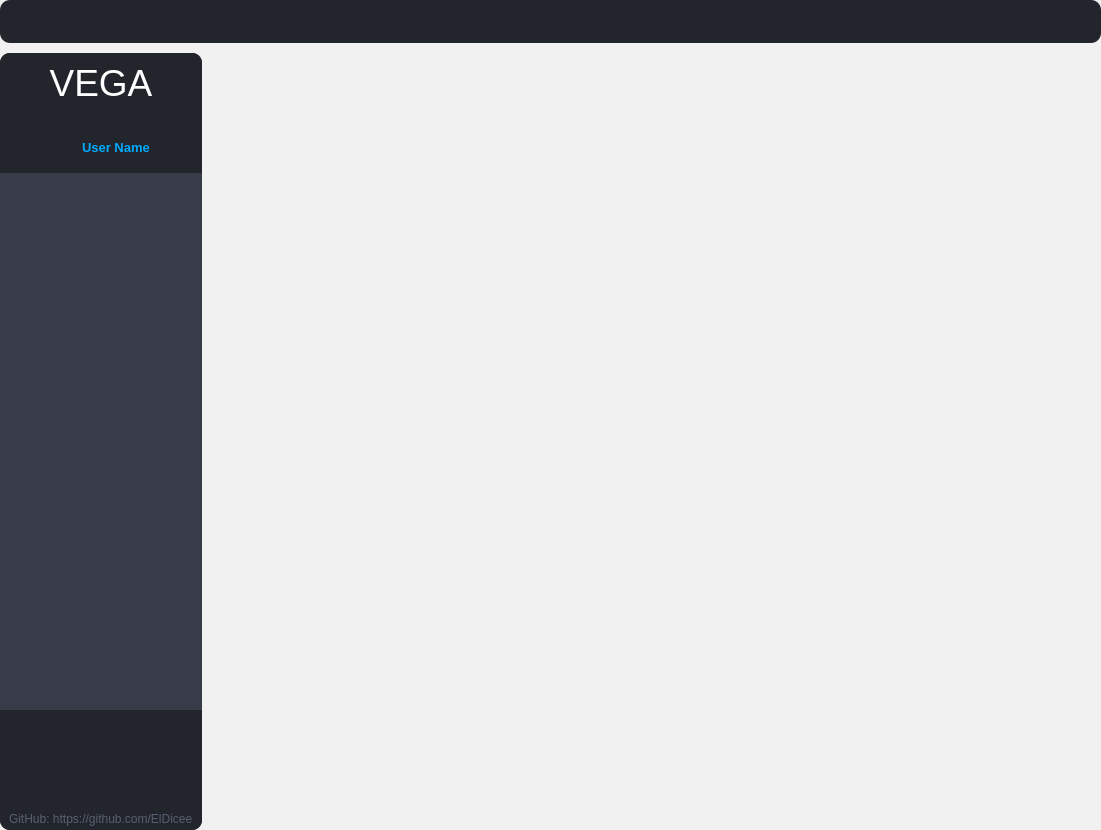
<?xml version="1.0" encoding="UTF-8"?>
<ui version="4.0">
 <class>MainWindow</class>
 <widget class="QMainWindow" name="MainWindow">
  <property name="geometry">
   <rect>
    <x>0</x>
    <y>0</y>
    <width>1101</width>
    <height>830</height>
   </rect>
  </property>
  <property name="sizePolicy">
   <sizepolicy hsizetype="Expanding" vsizetype="Expanding">
    <horstretch>0</horstretch>
    <verstretch>0</verstretch>
   </sizepolicy>
  </property>
  <property name="windowTitle">
   <string>MainWindow</string>
  </property>
  <widget class="QWidget" name="centralwidget">
   <property name="sizePolicy">
    <sizepolicy hsizetype="Expanding" vsizetype="Expanding">
     <horstretch>0</horstretch>
     <verstretch>0</verstretch>
    </sizepolicy>
   </property>
   <property name="styleSheet">
    <string notr="true">QWidget#centralwidget{
border-radius:10px;
background-color: rgba(255, 255, 255, 30);
}</string>
   </property>
   <layout class="QVBoxLayout" name="verticalLayout">
    <property name="spacing">
     <number>10</number>
    </property>
    <property name="leftMargin">
     <number>0</number>
    </property>
    <property name="topMargin">
     <number>0</number>
    </property>
    <property name="rightMargin">
     <number>0</number>
    </property>
    <property name="bottomMargin">
     <number>0</number>
    </property>
    <item>
     <widget class="QWidget" name="topbar" native="true">
      <property name="sizePolicy">
       <sizepolicy hsizetype="Expanding" vsizetype="Fixed">
        <horstretch>0</horstretch>
        <verstretch>0</verstretch>
       </sizepolicy>
      </property>
      <property name="minimumSize">
       <size>
        <width>947</width>
        <height>43</height>
       </size>
      </property>
      <property name="maximumSize">
       <size>
        <width>16777215</width>
        <height>43</height>
       </size>
      </property>
      <property name="styleSheet">
       <string notr="true">background-color: rgb(34, 37, 44);
border-radius: 10px;
</string>
      </property>
     </widget>
    </item>
    <item>
     <widget class="QWidget" name="contentWidg" native="true">
      <property name="sizePolicy">
       <sizepolicy hsizetype="Expanding" vsizetype="Expanding">
        <horstretch>0</horstretch>
        <verstretch>0</verstretch>
       </sizepolicy>
      </property>
      <layout class="QHBoxLayout" name="horizontalLayout">
       <property name="spacing">
        <number>4</number>
       </property>
       <property name="leftMargin">
        <number>0</number>
       </property>
       <property name="topMargin">
        <number>0</number>
       </property>
       <property name="rightMargin">
        <number>0</number>
       </property>
       <property name="bottomMargin">
        <number>0</number>
       </property>
       <item>
        <widget class="QWidget" name="slideWidg" native="true">
         <property name="sizePolicy">
          <sizepolicy hsizetype="Maximum" vsizetype="Preferred">
           <horstretch>0</horstretch>
           <verstretch>0</verstretch>
          </sizepolicy>
         </property>
         <property name="minimumSize">
          <size>
           <width>0</width>
           <height>0</height>
          </size>
         </property>
         <property name="maximumSize">
          <size>
           <width>240</width>
           <height>16777215</height>
          </size>
         </property>
         <layout class="QVBoxLayout" name="verticalLayout_2">
          <property name="spacing">
           <number>0</number>
          </property>
          <property name="leftMargin">
           <number>0</number>
          </property>
          <property name="topMargin">
           <number>0</number>
          </property>
          <property name="rightMargin">
           <number>0</number>
          </property>
          <property name="bottomMargin">
           <number>0</number>
          </property>
          <item>
           <widget class="QWidget" name="widget_5" native="true">
            <property name="sizePolicy">
             <sizepolicy hsizetype="Expanding" vsizetype="Expanding">
              <horstretch>0</horstretch>
              <verstretch>0</verstretch>
             </sizepolicy>
            </property>
            <property name="minimumSize">
             <size>
              <width>0</width>
              <height>120</height>
             </size>
            </property>
            <property name="maximumSize">
             <size>
              <width>240</width>
              <height>120</height>
             </size>
            </property>
            <property name="styleSheet">
             <string notr="true">background-color: rgb(34, 37, 44);
border-top-left-radius: 10px;
border-top-right-radius: 10px;</string>
            </property>
            <layout class="QVBoxLayout" name="verticalLayout_3">
             <property name="spacing">
              <number>0</number>
             </property>
             <property name="leftMargin">
              <number>0</number>
             </property>
             <property name="topMargin">
              <number>0</number>
             </property>
             <property name="rightMargin">
              <number>0</number>
             </property>
             <property name="bottomMargin">
              <number>0</number>
             </property>
             <item>
              <widget class="QWidget" name="widget_4" native="true">
               <layout class="QHBoxLayout" name="horizontalLayout_6">
                <item>
                 <widget class="QLabel" name="VegaImg">
                  <property name="font">
                   <font>
                    <pointsize>28</pointsize>
                    <bold>false</bold>
                   </font>
                  </property>
                  <property name="styleSheet">
                   <string notr="true">color: rgb(255, 255, 255);
</string>
                  </property>
                  <property name="text">
                   <string>VEGA</string>
                  </property>
                  <property name="scaledContents">
                   <bool>true</bool>
                  </property>
                  <property name="alignment">
                   <set>Qt::AlignCenter</set>
                  </property>
                 </widget>
                </item>
               </layout>
              </widget>
             </item>
             <item alignment="Qt::AlignHCenter">
              <widget class="QWidget" name="name_container" native="true">
               <property name="sizePolicy">
                <sizepolicy hsizetype="Expanding" vsizetype="Preferred">
                 <horstretch>0</horstretch>
                 <verstretch>0</verstretch>
                </sizepolicy>
               </property>
               <property name="minimumSize">
                <size>
                 <width>0</width>
                 <height>0</height>
                </size>
               </property>
               <layout class="QHBoxLayout" name="horizontalLayout_3">
                <property name="spacing">
                 <number>0</number>
                </property>
                <property name="leftMargin">
                 <number>0</number>
                </property>
                <property name="rightMargin">
                 <number>0</number>
                </property>
                <property name="bottomMargin">
                 <number>0</number>
                </property>
                <item alignment="Qt::AlignHCenter|Qt::AlignVCenter">
                 <widget class="QWidget" name="widget" native="true">
                  <layout class="QHBoxLayout" name="horizontalLayout_4">
                   <item>
                    <widget class="QLabel" name="label">
                     <property name="sizePolicy">
                      <sizepolicy hsizetype="Expanding" vsizetype="Preferred">
                       <horstretch>0</horstretch>
                       <verstretch>0</verstretch>
                      </sizepolicy>
                     </property>
                     <property name="minimumSize">
                      <size>
                       <width>25</width>
                       <height>25</height>
                      </size>
                     </property>
                     <property name="maximumSize">
                      <size>
                       <width>25</width>
                       <height>25</height>
                      </size>
                     </property>
                     <property name="styleSheet">
                      <string notr="true">image: url(:/icons_w/res/feather (1)/user.svg);</string>
                     </property>
                     <property name="text">
                      <string/>
                     </property>
                     <property name="textFormat">
                      <enum>Qt::PlainText</enum>
                     </property>
                     <property name="scaledContents">
                      <bool>true</bool>
                     </property>
                    </widget>
                   </item>
                   <item>
                    <widget class="QLabel" name="UI_usernameLabel">
                     <property name="sizePolicy">
                      <sizepolicy hsizetype="Expanding" vsizetype="Preferred">
                       <horstretch>0</horstretch>
                       <verstretch>0</verstretch>
                      </sizepolicy>
                     </property>
                     <property name="font">
                      <font>
                       <pointsize>10</pointsize>
                       <bold>true</bold>
                      </font>
                     </property>
                     <property name="styleSheet">
                      <string notr="true">color: rgb(0, 170, 255);</string>
                     </property>
                     <property name="text">
                      <string>User Name</string>
                     </property>
                    </widget>
                   </item>
                  </layout>
                 </widget>
                </item>
               </layout>
              </widget>
             </item>
            </layout>
           </widget>
          </item>
          <item>
           <widget class="QScrollArea" name="scrollArea">
            <property name="sizePolicy">
             <sizepolicy hsizetype="Expanding" vsizetype="Expanding">
              <horstretch>0</horstretch>
              <verstretch>0</verstretch>
             </sizepolicy>
            </property>
            <property name="autoFillBackground">
             <bool>true</bool>
            </property>
            <property name="styleSheet">
             <string notr="true">QScrollArea {
    background-color: rgb(56, 60, 72);
}

QScrollBar:vertical {
    width: 12px;
	background-color: rgb(56, 60, 72);
}

QScrollBar:horizontal {
    width: 12px;
	background-color: rgb(56, 60, 72);
}

QScrollBar::handle:vertical {
    background: #AAAAAA;
	background-color: rgb(230, 230, 230);
	border-radius: 5px;
}

QScrollBar::handle:horizontal {
    background: #AAAAAA;
	background-color: rgb(230, 230, 230);
	border-radius: 5px;
}

QScrollBar::add-line:vertical,
QScrollBar::sub-line:vertical {
    height: 12px;
    background: none;
}

QScrollBar::add-page:vertical,
QScrollBar::sub-page:vertical {
    background: none;
}
QScrollBar::add-page:horizontal,
QScrollBar::sub-page:horizontal {
    background: none;
}

</string>
            </property>
            <property name="frameShape">
             <enum>QFrame::NoFrame</enum>
            </property>
            <property name="frameShadow">
             <enum>QFrame::Plain</enum>
            </property>
            <property name="lineWidth">
             <number>0</number>
            </property>
            <property name="sizeAdjustPolicy">
             <enum>QAbstractScrollArea::AdjustToContents</enum>
            </property>
            <property name="widgetResizable">
             <bool>true</bool>
            </property>
            <property name="alignment">
             <set>Qt::AlignHCenter|Qt::AlignTop</set>
            </property>
            <widget class="QWidget" name="scrollAreaWidgetContents">
             <property name="geometry">
              <rect>
               <x>0</x>
               <y>0</y>
               <width>207</width>
               <height>537</height>
              </rect>
             </property>
             <property name="sizePolicy">
              <sizepolicy hsizetype="Preferred" vsizetype="Ignored">
               <horstretch>0</horstretch>
               <verstretch>0</verstretch>
              </sizepolicy>
             </property>
             <property name="styleSheet">
              <string notr="true">background-color: rgb(56, 60, 72);</string>
             </property>
             <layout class="QVBoxLayout" name="verticalLayout_4">
              <property name="spacing">
               <number>0</number>
              </property>
              <property name="leftMargin">
               <number>0</number>
              </property>
              <property name="topMargin">
               <number>0</number>
              </property>
              <property name="rightMargin">
               <number>0</number>
              </property>
              <property name="bottomMargin">
               <number>0</number>
              </property>
             </layout>
            </widget>
           </widget>
          </item>
          <item>
           <widget class="QWidget" name="widget_7" native="true">
            <property name="sizePolicy">
             <sizepolicy hsizetype="Expanding" vsizetype="Fixed">
              <horstretch>0</horstretch>
              <verstretch>0</verstretch>
             </sizepolicy>
            </property>
            <property name="minimumSize">
             <size>
              <width>0</width>
              <height>120</height>
             </size>
            </property>
            <property name="maximumSize">
             <size>
              <width>240</width>
              <height>120</height>
             </size>
            </property>
            <property name="styleSheet">
             <string notr="true">background-color: rgb(34, 37, 44);
border-bottom-left-radius: 10px;
border-bottom-right-radius: 10px;
</string>
            </property>
            <layout class="QVBoxLayout" name="verticalLayout_5">
             <property name="spacing">
              <number>0</number>
             </property>
             <property name="leftMargin">
              <number>0</number>
             </property>
             <property name="topMargin">
              <number>0</number>
             </property>
             <property name="rightMargin">
              <number>0</number>
             </property>
             <property name="bottomMargin">
              <number>0</number>
             </property>
             <item>
              <widget class="QWidget" name="widget_3" native="true">
               <layout class="QHBoxLayout" name="horizontalLayout_5">
                <item>
                 <widget class="QPushButton" name="pushButton">
                  <property name="minimumSize">
                   <size>
                    <width>0</width>
                    <height>50</height>
                   </size>
                  </property>
                  <property name="maximumSize">
                   <size>
                    <width>50</width>
                    <height>50</height>
                   </size>
                  </property>
                  <property name="styleSheet">
                   <string notr="true">QPushButton{
border-radius: 12px;
}

QPushButton:hover{
	background-color: rgb(126, 135, 162);
}</string>
                  </property>
                  <property name="text">
                   <string/>
                  </property>
                  <property name="icon">
                   <iconset>
                    <normaloff>:/icons_w/res/feather (1)/user.svg</normaloff>:/icons_w/res/feather (1)/user.svg</iconset>
                  </property>
                  <property name="iconSize">
                   <size>
                    <width>32</width>
                    <height>32</height>
                   </size>
                  </property>
                 </widget>
                </item>
                <item>
                 <widget class="QPushButton" name="pushButton_2">
                  <property name="minimumSize">
                   <size>
                    <width>0</width>
                    <height>50</height>
                   </size>
                  </property>
                  <property name="maximumSize">
                   <size>
                    <width>50</width>
                    <height>50</height>
                   </size>
                  </property>
                  <property name="styleSheet">
                   <string notr="true">QPushButton{
border-radius: 12px;
}

QPushButton:hover{
	background-color: rgb(126, 135, 162);
}</string>
                  </property>
                  <property name="text">
                   <string/>
                  </property>
                  <property name="icon">
                   <iconset>
                    <normaloff>:/icons_w/res/feather (1)/gitlab.svg</normaloff>:/icons_w/res/feather (1)/gitlab.svg</iconset>
                  </property>
                  <property name="iconSize">
                   <size>
                    <width>32</width>
                    <height>32</height>
                   </size>
                  </property>
                 </widget>
                </item>
                <item>
                 <widget class="QPushButton" name="pushButton_3">
                  <property name="minimumSize">
                   <size>
                    <width>0</width>
                    <height>50</height>
                   </size>
                  </property>
                  <property name="maximumSize">
                   <size>
                    <width>50</width>
                    <height>50</height>
                   </size>
                  </property>
                  <property name="styleSheet">
                   <string notr="true">QPushButton{
border-radius: 12px;
}

QPushButton:hover{
	background-color: rgb(126, 135, 162);
}</string>
                  </property>
                  <property name="text">
                   <string/>
                  </property>
                  <property name="icon">
                   <iconset>
                    <normaloff>:/icons_w/res/feather (1)/settings.svg</normaloff>:/icons_w/res/feather (1)/settings.svg</iconset>
                  </property>
                  <property name="iconSize">
                   <size>
                    <width>32</width>
                    <height>32</height>
                   </size>
                  </property>
                 </widget>
                </item>
               </layout>
              </widget>
             </item>
             <item>
              <widget class="QWidget" name="widget_2" native="true">
               <property name="minimumSize">
                <size>
                 <width>0</width>
                 <height>30</height>
                </size>
               </property>
               <property name="maximumSize">
                <size>
                 <width>16777215</width>
                 <height>30</height>
                </size>
               </property>
               <layout class="QHBoxLayout" name="horizontalLayout_2">
                <item alignment="Qt::AlignHCenter|Qt::AlignVCenter">
                 <widget class="QLabel" name="label_2">
                  <property name="sizePolicy">
                   <sizepolicy hsizetype="Expanding" vsizetype="Fixed">
                    <horstretch>0</horstretch>
                    <verstretch>0</verstretch>
                   </sizepolicy>
                  </property>
                  <property name="minimumSize">
                   <size>
                    <width>0</width>
                    <height>20</height>
                   </size>
                  </property>
                  <property name="styleSheet">
                   <string notr="true">color: rgb(87, 95, 113);</string>
                  </property>
                  <property name="text">
                   <string>GitHub: https://github.com/ElDicee</string>
                  </property>
                 </widget>
                </item>
               </layout>
              </widget>
             </item>
            </layout>
           </widget>
          </item>
         </layout>
        </widget>
       </item>
       <item>
        <widget class="QStackedWidget" name="canvas">
         <property name="sizePolicy">
          <sizepolicy hsizetype="Expanding" vsizetype="Expanding">
           <horstretch>0</horstretch>
           <verstretch>0</verstretch>
          </sizepolicy>
         </property>
         <property name="minimumSize">
          <size>
           <width>300</width>
           <height>300</height>
          </size>
         </property>
         <property name="styleSheet">
          <string notr="true">border-radius: 10px;</string>
         </property>
         <property name="currentIndex">
          <number>0</number>
         </property>
         <widget class="QWidget" name="HomePage"/>
         <widget class="QWidget" name="Blueprint">
          <layout class="QHBoxLayout" name="horizontalLayout_7">
           <property name="spacing">
            <number>0</number>
           </property>
           <property name="leftMargin">
            <number>0</number>
           </property>
           <property name="topMargin">
            <number>0</number>
           </property>
           <property name="rightMargin">
            <number>0</number>
           </property>
           <property name="bottomMargin">
            <number>0</number>
           </property>
           <item>
            <widget class="QGraphicsView" name="graphicsView">
             <property name="backgroundBrush">
              <brush brushstyle="SolidPattern">
               <color alpha="255">
                <red>0</red>
                <green>170</green>
                <blue>255</blue>
               </color>
              </brush>
             </property>
             <property name="sceneRect">
              <rectf>
               <x>0.000000000000000</x>
               <y>0.000000000000000</y>
               <width>0.000000000000000</width>
               <height>0.000000000000000</height>
              </rectf>
             </property>
            </widget>
           </item>
          </layout>
         </widget>
        </widget>
       </item>
      </layout>
     </widget>
    </item>
   </layout>
  </widget>
 </widget>
 <resources>
  <include location="reso.qrc"/>
 </resources>
 <connections/>
</ui>
